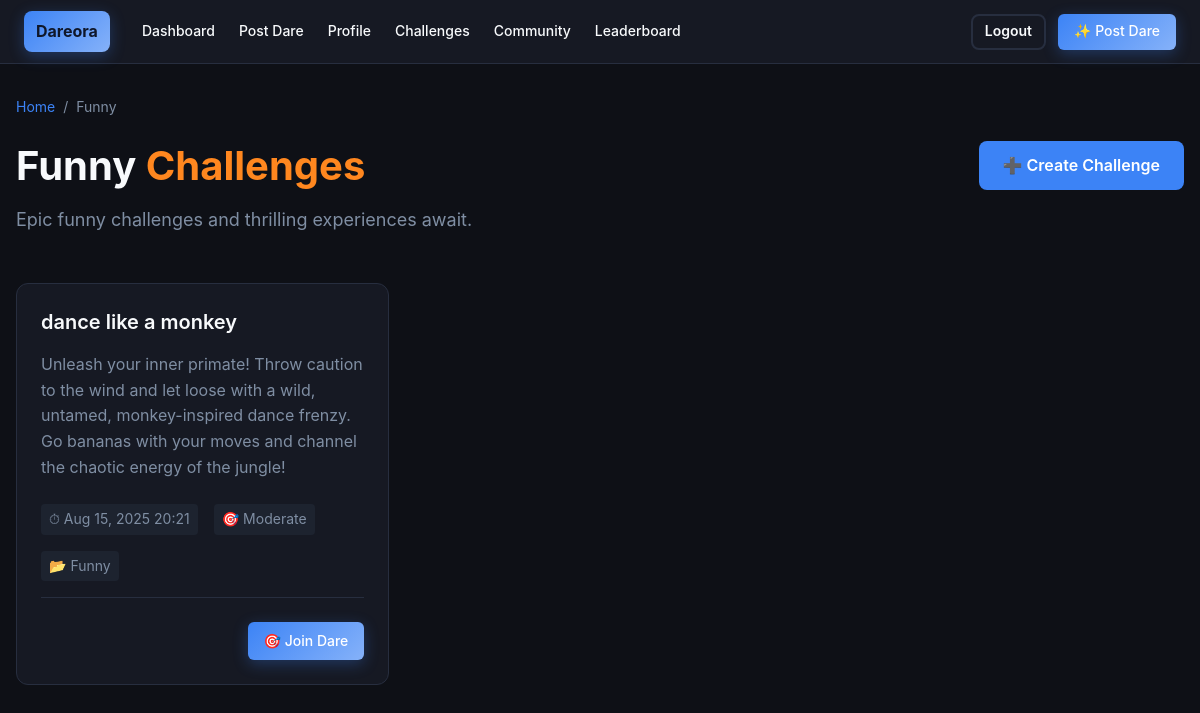
/explore/category/funny/ (signed in), run on the app's committed database.
### postdare/models.py (models this page shows, shortened)
class Dare_project(models.Model):
    user = models.ForeignKey(User, on_delete=models.CASCADE, related_name='dares')
    dare_title = models.CharField(max_length=100)
    description = models.TextField(max_length=500)
    time_limit = models.DateTimeField(blank=True, null=True)
    category = models.CharField(max_length=50)
    difficulty = models.CharField(max_length=10, default='Moderate')
    tags = models.CharField(max_length=200, blank=True, null=True)
    created_at = models.DateTimeField(auto_now_add=True)
    updated_at = models.DateTimeField(auto_now=True)
    is_active = models.BooleanField(default=True)

### explore/views.py (the view)
# urls.py: path("category/<slug:category_slug>/", views.category_dares, name="category_dares"),
@login_required
def category_dares(request, category_slug):
    dares = Dare_project.objects.filter(category__iexact=category_slug).order_by('-id')
    print(f"Dares found for category '{category_slug}': {dares.count()}")
    for dare in dares:
        print(f"- {dare.dare_title}")
    return render(request, 'category_dares.html', {
        'dares': dares,
        'category': category_slug
    })

### templates/category_dares.html (shortened to what this page needs)
{% extends "base.html" %}
{% block body %}
<main class="main-content">
    <div class="container">
        <div class="page-header">
            <div class="header-content">
                <div class="breadcrumb">
                    <a href="{% url 'explore' %}">Home</a>
                    <span>/</span>
                    <span>{{ category|title }}</span>
                </div>
                <h1 class="page-title">{{ category|title }} <span class="title-highlight">Challenges</span></h1>
                <p class="page-subtitle">Epic {{ category|lower }} challenges and thrilling experiences await.</p>
            </div>
            <a href="{% url 'postdare' %}" class="create-btn">
                ➕ Create Challenge
            </a>
        </div>
        <div class="challenges-grid">
            {% for dare in dares %}
            <div class="challenge-card">
                <h3 class="challenge-title">{{ dare.dare_title }}</h3>
                <p class="challenge-description">{{ dare.description }}</p>
                <div class="challenge-meta">
                    {% if dare.time_limit %}
                    <span class="meta-item">⏱ {{ dare.time_limit|date:"M d, Y H:i" }}</span>
                    {% endif %}
                    {% if dare.difficulty %}
                    <span class="meta-item">🎯 {{ dare.difficulty }}</span>
                    {% endif %}
                    <span class="meta-item">📂 {{ dare.category|title }}</span>
                </div>
                <div class="card-actions">
                    {% if dare.user == request.user %}
                        <a href="{% url 'edit_dare' dare.id %}" class="btn-primary">✏️ Edit</a>
                        <a href="{% url 'delete_dare' dare.id %}" class="btn-secondary"
                           onclick="return confirm('Are you sure you want to delete this challenge?')">🗑 Delete</a>
                    {% else %}
                        <a href="{% url 'accept_dare' dare.id %}" class="btn-primary">🎯 Join Dare</a>
                    {% endif %}
                </div>
            </div>
            {% endfor %}
        </div>
    </div>
</main>
{% endblock %}

### templates/base.html (style rules this page uses)
* { margin: 0; padding: 0; box-sizing: border-box; }
:root { --background: hsl(220, 23%, 7%); --foreground: hsl(210, 40%, 98%); --card: hsl(222, 23%, 11%); --card-foreground: hsl(210, 40%, 98%); --primary: hsl(217, 91%, 60%); --primary-foreground: hsl(222.2, 47.4%, 11.2%); --secondary: hsl(222, 23%, 15%); --secondary-foreground: hsl(210, 40%, 98%); --muted: hsl(222, 23%, 15%); --muted-foreground: hsl(215.4, 16.3%, 56.9%); --border: hsl(222, 23%, 20%); --radius: 0.75rem; }
body { font-family: -apple-system, BlinkMacSystemFont, 'Segoe UI', 'Roboto', 'Oxygen', 'Ubuntu', 'Cantarell', sans-serif; background-color: var(--background); color: var(--foreground); line-height: 1.5; min-height: 100vh; }
.btn-primary { background: linear-gradient(135deg, var(--primary), hsl(217, 91%, 75%)); color: var(--primary-foreground); border: none; box-shadow: 0 4px 15px rgba(59, 130, 246, 0.3); }
.main-content { position: relative; }

### templates/category_dares.html (style rules this page uses)
* { margin: 0; padding: 0; box-sizing: border-box; }
:root { --background: hsl(220, 23%, 7%); --foreground: hsl(210, 40%, 98%); --card: hsl(222, 23%, 11%); --card-foreground: hsl(210, 40%, 98%); --primary: hsl(217, 91%, 60%); --secondary: hsl(222, 23%, 15%); --muted: hsl(222, 23%, 15%); --muted-foreground: hsl(215.4, 16.3%, 56.9%); --border: hsl(222, 23%, 20%); --radius: 0.75rem; --orange: hsl(28, 100%, 56%); --purple: hsl(271, 81%, 56%); --success: #10b981; --danger: #ef4444; }
body { font-family: -apple-system, BlinkMacSystemFont, 'Segoe UI', 'Roboto', sans-serif; background-color: var(--background); color: var(--foreground); line-height: 1.6; }
.main-content { min-height: 100vh; padding: 2rem 0; }
.container { max-width: 1200px; margin: 0 auto; padding: 0 1rem; }
.page-header { display: flex; justify-content: space-between; align-items: center; margin-bottom: 3rem; flex-wrap: wrap; gap: 1rem; }
.header-content { flex: 1; }
.breadcrumb { display: flex; align-items: center; gap: 0.5rem; margin-bottom: 1rem; font-size: 0.875rem; color: var(--muted-foreground); }
.breadcrumb a { color: var(--primary); text-decoration: none; }
.page-title { font-size: 2.5rem; font-weight: bold; margin-bottom: 0.5rem; }
.title-highlight { color: var(--orange); }
.page-subtitle { color: var(--muted-foreground); font-size: 1.125rem; }
.create-btn { background-color: var(--primary); color: white; padding: 0.75rem 1.5rem; border-radius: 0.5rem; text-decoration: none; font-weight: 600; transition: all 0.2s; display: inline-flex; align-items: center; gap: 0.5rem; }
.challenges-grid { display: grid; grid-template-columns: repeat(auto-fill, minmax(350px, 1fr)); gap: 1.5rem; margin-top: 2rem; }
.challenge-card { background-color: var(--card); border: 1px solid var(--border); border-radius: var(--radius); padding: 1.5rem; transition: transform 0.2s, border-color 0.2s; }
.challenge-title { font-size: 1.25rem; font-weight: 600; margin-bottom: 1rem; color: var(--foreground); line-height: 1.4; }
.challenge-description { color: var(--muted-foreground); margin-bottom: 1.5rem; line-height: 1.6; }
.challenge-meta { display: flex; flex-wrap: wrap; gap: 1rem; margin-bottom: 1.5rem; padding-bottom: 1rem; border-bottom: 1px solid var(--border); }
.meta-item { display: flex; align-items: center; gap: 0.25rem; font-size: 0.875rem; color: var(--muted-foreground); background-color: var(--muted); padding: 0.25rem 0.5rem; border-radius: 0.25rem; }
.card-actions { display: flex; gap: 0.75rem; justify-content: flex-end; }
.btn-primary, .btn-secondary { padding: 0.5rem 1rem; border-radius: 0.375rem; text-decoration: none; font-size: 0.875rem; font-weight: 500; transition: all 0.2s; display: inline-flex; align-items: center; gap: 0.25rem; }
.btn-primary { background-color: var(--primary); color: white; }

### data on the page
Dare_project: category "Funny", category "funny", dare_title "dance like a monkey", description "Unleash your inner primate! Throw caution to the wind and let loose with a wild, untamed, monkey-inspired dance frenzy. Go bananas with your moves and channel the chaotic energy of the jungle!", time_limit "Aug 15, 2025 20:21", difficulty "Moderate", shows "🎯 Join Dare"
